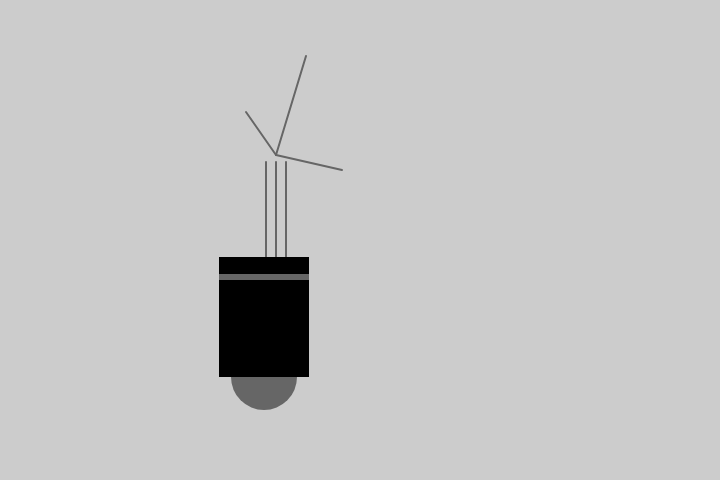
Frame 1 (no input)
Frame 60 (no input): identical to frame 1, image omitted
Frame 120 (the mouse pressed at the canvas centre since frame 60): identical to frame 1, image omitted

The p5.js sketch that drew this single still picture (run headless with seeded random() and noise() and a simulated clock; from frame 60 on, the mouse is pressed at the canvas centre):

// p5.js sketch
// ── sketch.js
function setup() {
    createCanvas(720, 480);
    strokeWeight(2);
    ellipseMode(RADIUS);

}

function draw() {
    background(204);                        // set background to grey

    // Neck
    stroke(102);                            // set stroke to grey
    line(266, 257, 266, 162);               // left
    line(276, 257, 276, 162);               // middle
    line(286, 257, 286, 162);               // right

    // Antennae
    line(276, 155, 246, 112);               // small
    line(276, 155, 306, 56);                // tall
    line(276, 155, 342, 170);               // medium

    // Body
    noStroke();                             // disable stroke
    fill(102);                              // set fill to grey
    ellipse(264, 377, 33, 33);              // wheel/anti-gravity orb
    fill(0);                                // set fill to black
    rect(219, 257, 90, 120);                // draw rectangle for body
    fill(102);
    rect(219, 274, 90, 6);
  
}
